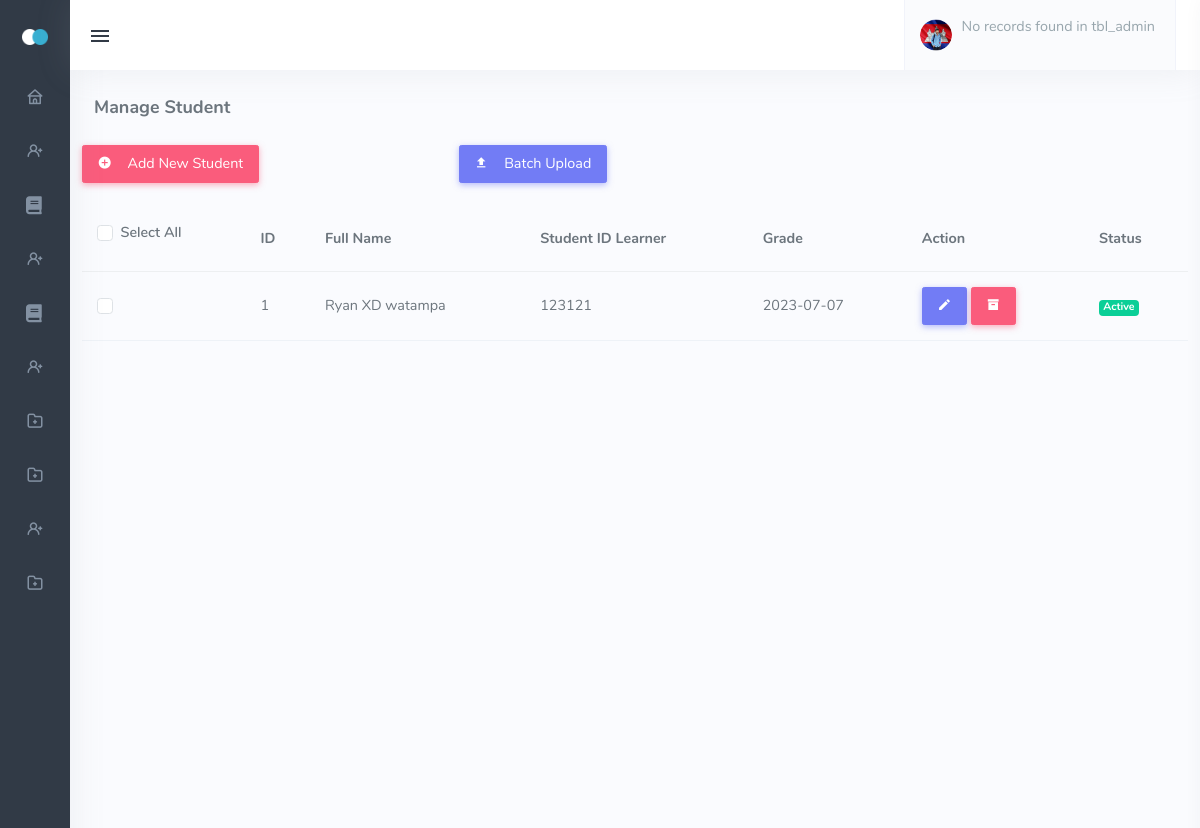
Page /admin_student.php (signed in) on the committed database.
### tables this page shows
CREATE TABLE `tbl_learner` (
  `learner_id` int(11) NOT NULL,
  `lrn` int(11) NOT NULL,
  `user_id` int(11) NOT NULL,
  `guardian_info_id` int(11) NOT NULL,
  `guardian_contact_id` int(11) NOT NULL,
  `address_id` int(11) NOT NULL,
  `level_id` int(11) NOT NULL,
  `status_id` int(11) NOT NULL,
  `account_id` int(11) NOT NULL
);

CREATE TABLE `tbl_userinfo` (
  `user_id` int(11) NOT NULL,
  `firstname` varchar(244) NOT NULL,
  `middlename` varchar(244) NOT NULL,
  `lastname` varchar(244) NOT NULL,
  `birthday` date NOT NULL,
  `gender` varchar(244) NOT NULL
);

CREATE TABLE `tbl_learner_id` (
  `learner_id` int(11) NOT NULL,
  `lrn` int(11) NOT NULL
);

### admin_student.php (the view, shortened to what this page needs)
<!DOCTYPE html>
<html lang="en" class="menuitem-active"><head>
    <link href="assets/css/icons.min.css" rel="stylesheet" type="text/css">
    <link href="assets/css/app.min.css" rel="stylesheet" type="text/css" id="light-style">
    <link href="assets/css/app-dark.min.css" rel="stylesheet" type="text/css" id="dark-style" disabled="disabled">
    <link rel="stylesheet" href="https://cdnjs.cloudflare.com/ajax/libs/font-awesome/5.15.3/css/all.min.css">
    <link href="assets/css/vendor/quill.core.css" rel="stylesheet" type="text/css" />
    <link href="assets/css/vendor/quill.snow.css" rel="stylesheet" type="text/css" />
</head>
<body class="show" data-layout-config="{&quot;leftSideBarTheme&quot;:&quot;dark&quot;,&quot;layoutBoxed&quot;:false, &quot;leftSidebarCondensed&quot;:false, &quot;leftSidebarScrollable&quot;:false,&quot;darkMode&quot;:false, &quot;showRightSidebarOnStart&quot;: true}" data-leftbar-theme="dark" data-leftbar-compact-mode="condensed" style="visibility: visible;">
    <div class="wrapper">
        <div class="leftside-menu menuitem-active">
            <a href="index.html" class="logo text-center logo-light">
                <span class="logo-sm">
                    <img src="assets/images/logo_sm.png" alt="" height="16">
                </span>
            </a>
            <div class="h-100 show" id="leftside-menu-container" data-simplebar="init"><div class="simplebar-wrapper" style="margin: 0px;"><div class="simplebar-height-auto-observer-wrapper"><div class="simplebar-height-auto-observer"></div></div><div class="simplebar-mask"><div class="simplebar-offset" style="right: 0px; bottom: 0px;"><div class="simplebar-content-wrapper" style="height: 100%; overflow: hidden;"><div class="simplebar-content" style="padding: 0px;">
                <ul class="side-nav">
<li class="side-nav-item">
    <a href="admin_dashboard.php" class="side-nav-link">
        <i class="uil-home"></i>
    </a>
</li>
<li class="side-nav-item">
    <a data-bs-toggle="collapse" href="#sidebarDashboards" aria-expanded="false"
        aria-controls="sidebarDashboards" class="side-nav-link collapsed">
        <i class="uil-user-plus"></i>
    </a>
</li>
<li class="side-nav-item">
    <a href="admin_manage_lesson.php" class="side-nav-link">
        <i class="fa fa-book"></i>
    </a>
</li>
<li class="side-nav-item">
    <a data-bs-toggle="collapse" href="#sidebarDashboardsLessons" aria-expanded="false" aria-controls="sidebarDashboards" class="side-nav-link collapsed">
        <i class="uil-user-plus"></i>
    </a>
</li>
<li class="side-nav-item">
    <a href="admin_quiz.php" class="side-nav-link">
        <i class="fa fa-book"></i>
    </a>
</li>
<li class="side-nav-item">
    <a href="admin_assign_lesson_to_teacher.php " class="side-nav-link">
        <i class="uil-user-plus"></i>
    </a>
</li>
<li class="side-nav-item">
    <a data-bs-toggle="collapse" href="#sidebarclass" aria-expanded="false"
        aria-controls="sidebarclass" class="side-nav-link">
        <i class="uil-folder-plus"></i>
    </a>
</li>
<li class="side-nav-item">
    <a data-bs-toggle="collapse" href="#sidebarArea" aria-expanded="false"
        aria-controls="sidebarArea" class="side-nav-link">
        <i class="uil-folder-plus"></i>
    </a>
</li>
<li class="side-nav-item">
    <a href="#" class="side-nav-link">
        <i class="uil-user-plus"></i>
    </a>
</li>
<li class="side-nav-item">
    <a data-bs-toggle="collapse" href="#sidebarEmail" aria-expanded="false"
        aria-controls="sidebarEmail" class="side-nav-link">
        <i class="uil-folder-plus"></i>
    </a>
</li>
</ul>
            </div></div></div></div><div class="simplebar-placeholder" style="width: 70px; height: 1150px;"></div></div></div>
        </div>
        <div class="content-page">
            <div class="content">
                    <div class="navbar-custom">
                    <ul class="list-unstyled topbar-menu float-end mb-0">
                        <li class="dropdown notification-list">
                            <a class="nav-link dropdown-toggle nav-user arrow-none me-0" data-bs-toggle="dropdown"
                                href="#" role="button" aria-haspopup="false" aria-expanded="false">
                                <span class="account-user-avatar">
                                    <img src="assets/images/users/avatar-1.jpg" alt="user-image" class="rounded-circle">
                                </span>
                                <span>
                                <?php
                                    include 'dbcon.php';
                                    if (isset($_SESSION['user_id'])) {
                                        $user_id = $_SESSION['user_id'];
                                        $sql = "SELECT tbl_userinfo.user_id, tbl_userinfo.firstname, tbl_userinfo.middlename, tbl_userinfo.lastname, tbl_user_level.level
                                                FROM tbl_admin
                                                JOIN tbl_userinfo ON tbl_admin.user_id = tbl_userinfo.user_id
                                                JOIN tbl_user_level ON tbl_admin.level_id = tbl_user_level.level_id
                                                WHERE tbl_user_level.level = 'ADMIN' AND tbl_userinfo.user_id = '$user_id'
                                                LIMIT 1;";
                                        $result = mysqli_query($conn, $sql);
                                        if ($result && mysqli_num_rows($result) > 0) {
                                            $row = mysqli_fetch_assoc($result);
                                        } else {
                                            echo "No records found in tbl_admin";
                                        }
                                    } else {
                                        echo "No user ID provided";
                                    }
                                    ?>
                                    </span>
                            </a>
                        </li>
                    </ul>
                    <button class="button-menu-mobile open-left">
                        <i class="mdi mdi-menu"></i>
                    </button>
                </div>
                 <div class="container-fluid">
                    <div class="row">
                        <div class="col-12">
                            <div class="page-title-box">
                                <h4 class="page-title">Manage Student</h4>
                            </div>
                        </div>
                    </div>
                </div>
            </div>
            <table id="basic-datatable" class="table table-centered mb-0">
  <div class="row mb-2">
    <div class="col-sm-4">
        <a href="admin_add_Student_acc.php" class="btn btn-danger mb-2"><i class="mdi mdi-plus-circle me-2"></i> Add New Student</a>
    </div>
    <div class="col-sm-4">
        <a href="#" class="btn btn-primary mb-2" data-bs-toggle="modal" data-bs-target="#batchUploadModal"><i class="mdi mdi-upload me-2"></i> Batch Upload</a>
    </div>
</div>
                <thead>
                    <tr>
                        <th class="">
                            <div class="form-check form-checkbox-success mb-2">
                                <input type="checkbox" class="form-check-input" id="customCheckAll">
                                <label class="form-check-label" for="customCheckAll">Select All</label>
                            </div>
                        </th>
                        <th>ID</th>
                        <th>Full Name</th>
                        <th>Student ID Learner</th>
                        <th>Grade</th>
                        <th>Action</th>
                        <th>Status</th>
                    </tr>
                </thead>
                <tbody>
                <?php
                include "dbcon.php";
                $sql = "SELECT tbl_userinfo.user_id, tbl_learner.learner_id, tbl_learner.level_id, tbl_user_level.level, tbl_userinfo.firstname,
                            tbl_userinfo.middlename, tbl_userinfo.lastname, tbl_userinfo.birthday, tbl_user_status.status,
                            tbl_learner_id.lrn
                        FROM tbl_learner
                        JOIN tbl_user_level ON tbl_learner.level_id = tbl_user_level.level_id
                        JOIN tbl_userinfo ON tbl_learner.user_id = tbl_userinfo.user_id
                        JOIN tbl_learner_id ON tbl_learner.learner_id = tbl_learner_id.learner_id
                        JOIN tbl_user_status ON tbl_learner.status_id = tbl_user_status.status_id
                        WHERE tbl_user_level.level = 'LEARNER' AND tbl_user_status.status = 1";
                $result = mysqli_query($conn, $sql);
                if ($result && mysqli_num_rows($result) > 0) {
                    while ($row = mysqli_fetch_assoc($result)) {
                        ?>
                        <tr>
                            <td>
                                <div class="form-check form-checkbox-success">
                                    <input type="checkbox" class="form-check-input customCheckbox" id="customCheckcolor2">
                                </div>
                            </td>
                            <td><?php echo $row['learner_id']; ?></td>
                            <td><?php echo $row['firstname'] . ' ' . $row['middlename'] . ' ' . $row['lastname']; ?></td>
                            <td><?php echo $row['lrn']; ?></td>
                            <td><?php echo $row['birthday']; ?></td>
                            <td>
                            <a href="admin_edit_student_acc.php?user_id=<?php echo $row['user_id'] ?>">
                                <button type="button" class="btn btn-primary"><i class="mdi mdi-pencil"></i> </button>
                            </a>
                            <a href="admin_student_deactivate.php?learner_id=<?php echo $row['learner_id'] ?>" class="decline">
                                <button type="button" class="btn btn-danger"><i class="mdi mdi-archive"></i> </button>
                            </a>
                            </td>
                            <td>
                                <?php
                                if ($row['status'] == 1) {
                                    echo '<span class="badge bg-success">Active</span>';
                                } else {
                                    echo '<span class="badge bg-success">Inactive</span>';
                                }
                                ?>
                            </td>
                        </tr>
                        <?php
                            }
                        } else {
                            echo "<tr><td colspan='6'>No records found</td></tr>";
                        }
                        ?>
                </tbody>
            </table>
</body></html>

### rows in the picture
tbl_learner: learner_id "1", user.firstname "Ryan", user.middlename "XD", user.lastname "watampa", lrn.lrn "123121", user.birthday "2023-07-07"
